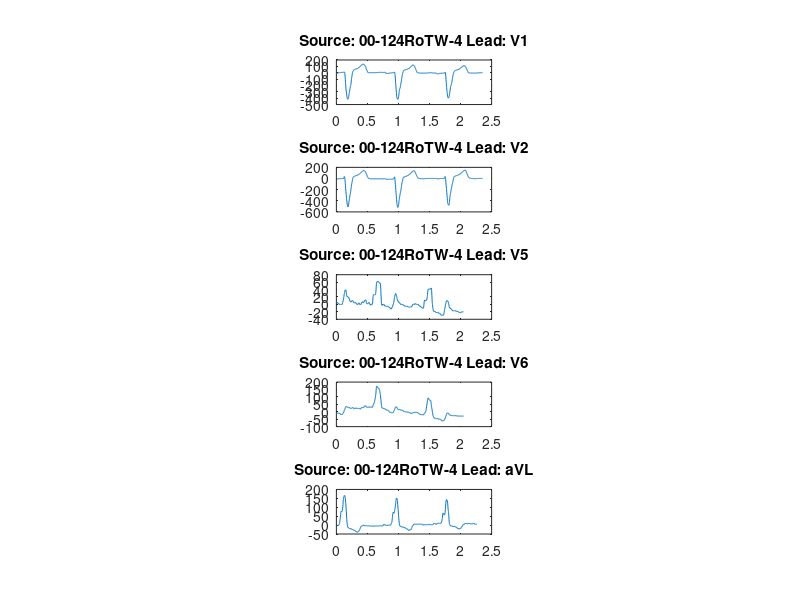

MATLAB code to generate this figure:
V1_00 = [-11 -11 -11 -11 -11 -9 -9 -9 -9 -9 -9 -8 -8 -8 -6 -6 -4 -3 -3 -1 0 0 1 1 1 1 1 1 1 1 1 1 1 1 1 3 3 3 3 3 5 5 5 5 5 5 5 5 5 5 5 5 6 6 6 6 6 6 6 6 8 8 10 11 13 11 8 0 -13 -31 -53 -78 -106 -136 -167 -195 -223 -249 -270 -289 -305 -319 -332 -347 -362 -376 -388 -398 -404 -409 -411 -413 -414 -414 -414 -413 -408 -401 -389 -374 -361 -347 -336 -326 -316 -307 -297 -285 -272 -259 -245 -234 -223 -215 -208 -202 -192 -180 -165 -146 -128 -110 -95 -81 -70 -58 -46 -33 -19 -8 0 8 13 18 22 25 30 33 38 42 45 47 48 48 48 48 48 50 50 52 52 53 55 55 57 58 58 60 60 60 62 62 62 62 62 63 63 63 65 65 65 65 67 67 67 68 72 73 77 80 82 83 85 85 85 85 87 88 92 94 97 100 102 102 102 102 104 105 107 110 114 117 120 122 124 124 125 125 125 127 130 132 134 135 137 137 137 135 134 132 130 129 129 127 125 124 122 119 114 110 107 104 100 99 97 94 90 85 78 72 63 57 52 47 43 42 37 33 27 22 17 11 8 5 5 5 3 3 3 3 1 1 1 1 1 1 1 0 0 0 0 0 0 0 1 1 1 1 1 1 1 1 1 1 1 1 1 1 1 1 1 1 1 1 1 1 1 1 0 0 0 0 0 0 1 1 1 1 1 1 1 1 1 1 1 1 1 1 1 1 1 1 3 3 3 3 3 3 3 3 3 3 3 3 5 5 5 5 5 5 5 5 5 5 5 5 5 5 5 5 5 5 5 5 5 5 6 6 6 6 6 6 6 6 6 6 6 6 5 5 5 5 5 5 5 3 3 3 5 5 5 5 5 6 6 6 6 6 6 6 6 6 6 6 5 3 1 -1 -3 -6 -9 -11 -13 -13 -13 -13 -13 -13 -11 -11 -11 -11 -11 -11 -11 -11 -11 -11 -11 -9 -9 -9 -8 -8 -8 -8 -6 -6 -6 -6 -6 -6 -6 -6 -6 -6 -6 -6 -4 -4 -4 -4 -4 -4 -3 -3 -1 -1 0 0 0 0 0 0 0 0 0 1 1 1 3 3 5 5 6 8 10 10 10 8 1 -9 -26 -46 -71 -100 -128 -157 -185 -213 -239 -264 -287 -311 -331 -351 -369 -382 -394 -401 -408 -411 -414 -416 -418 -418 -416 -413 -408 -401 -391 -377 -362 -347 -329 -312 -295 -282 -270 -260 -255 -250 -245 -240 -234 -223 -212 -200 -187 -175 -163 -152 -140 -130 -118 -105 -93 -80 -66 -54 -44 -36 -29 -21 -11 -3 6 13 20 25 28 32 33 37 38 40 42 42 42 42 42 43 43 43 45 45 47 47 47 48 48 48 48 48 48 48 50 50 52 53 55 57 58 60 60 62 62 62 62 62 63 63 63 65 65 67 70 72 75 77 80 80 82 82 83 85 87 88 92 95 97 100 102 102 104 104 104 105 109 112 114 117 120 122 122 122 122 122 122 122 120 120 119 117 115 112 109 105 104 100 97 94 88 83 78 73 68 63 60 55 52 47 42 37 32 27 22 17 13 10 6 5 3 3 3 3 1 1 0 -1 -3 -4 -4 -4 -4 -4 -4 -4 -4 -4 -4 -4 -4 -4 -6 -6 -6 -6 -6 -6 -6 -6 -8 -8 -8 -8 -8 -6 -6 -6 -6 -6 -6 -6 -6 -6 -6 -6 -6 -6 -6 -6 -6 -6 -6 -6 -6 -6 -6 -6 -6 -6 -6 -6 -6 -6 -6 -6 -6 -6 -6 -6 -6 -6 -6 -6 -6 -6 -6 -6 -6 -4 -4 -4 -4 -4 -4 -4 -3 -3 -1 -1 0 0 0 0 0 0 0 0 0 0 0 0 0 0 0 0 0 0 0 0 0 0 0 0 0 -1 -1 -1 -1 -3 -3 -3 -3 -4 -4 -4 -4 -4 -4 -4 -4 -4 -4 -4 -4 -4 -4 -4 -4 -4 -4 -4 -4 -4 -3 -3 -3 -4 -4 -6 -6 -8 -9 -11 -13 -13 -14 -16 -16 -16 -18 -18 -18 -18 -18 -18 -18 -18 -18 -18 -18 -16 -16 -16 -14 -14 -13 -13 -11 -11 -11 -11 -9 -9 -9 -9 -9 -9 -9 -9 -9 -9 -9 -9 -9 -9 -8 -8 -8 -8 -8 -8 -8 -8 -8 -8 -8 -8 -6 -6 -6 -6 -6 -6 -6 -6 -6 -6 -4 -3 -1 1 5 8 8 3 -4 -18 -36 -59 -85 -111 -140 -165 -190 -213 -235 -257 -277 -295 -314 -332 -349 -364 -376 -386 -391 -394 -394 -396 -396 -394 -394 -393 -388 -381 -371 -361 -349 -337 -326 -312 -299 -285 -270 -255 -240 -229 -218 -208 -202 -197 -193 -188 -182 -173 -165 -153 -141 -130 -118 -106 -95 -83 -73 -64 -54 -44 -34 -24 -14 -4 1 6 10 11 13 17 20 23 25 28 30 32 33 33 35 35 37 37 38 40 40 42 42 42 42 42 42 43 43 45 45 47 47 48 48 48 48 48 48 50 50 50 52 53 55 58 60 62 63 65 65 65 67 67 68 70 72 75 77 80 82 82 83 83 83 85 85 87 90 92 94 97 99 100 102 104 104 105 107 107 109 109 109 110 110 110 110 110 110 110 109 107 105 104 100 95 92 88 85 82 80 77 72 68 63 58 53 50 45 40 37 32 28 23 20 15 11 6 5 1 0 0 -1 -1 -1 -3 -3 -3 -4 -4 -4 -4 -4 -4 -6 -6 -6 -6 -6 -6 -6 -6 -6 -6 -6 -6 -6 -6 -6 -6 -6 -6 -6 -6 -6 -6 -6 -6 -6 -6 -6 -6 -6 -6 -6 -6 -6 -6 -6 -6 -6 -6 -6 -6 -6 -6 -6 -6 -6 -6 -6 -6 -6 -4 -4 -4 -4 -4 -4 -4 -4 -4 -4 -3 -3 -3 -3 -3 -3 -3 -3 -3 -3 -1 -1 -1 0 0 0 0 0 0 0 0 0 0 1 1 1 1 1 1 1 1 1 1 1 1 1 1 1 1 1 1]
V2_00 = [-11 -11 -11 -11 -11 -11 -11 -11 -9 -9 -9 -8 -8 -8 -6 -6 -4 -4 -4 -3 -3 -3 -3 -3 -3 -3 -3 -3 -3 -3 -3 -3 -3 -3 -3 -3 -3 -3 -3 -3 -3 -1 -1 -1 -1 -1 -1 -1 -1 -1 -1 0 0 0 0 0 0 1 3 6 11 18 23 30 33 33 30 20 5 -16 -41 -68 -96 -126 -155 -183 -210 -237 -262 -287 -312 -336 -359 -382 -404 -424 -443 -461 -475 -488 -496 -503 -506 -508 -508 -505 -498 -488 -476 -459 -443 -426 -408 -393 -376 -361 -346 -331 -316 -302 -292 -282 -272 -262 -249 -234 -218 -202 -183 -165 -148 -131 -115 -101 -90 -80 -70 -58 -46 -33 -21 -8 1 10 15 20 23 27 30 32 33 35 35 37 38 38 40 42 42 43 45 45 47 47 47 48 48 50 50 52 53 53 53 55 55 55 55 55 57 57 58 60 62 63 65 67 67 68 70 72 72 73 75 77 80 82 83 85 88 88 90 92 92 93 97 99 102 104 107 109 110 112 114 115 119 122 124 127 129 130 132 134 135 137 139 142 142 144 144 144 144 144 144 144 142 140 137 135 134 132 130 129 127 125 124 119 114 109 102 97 90 85 80 75 70 63 57 48 42 37 32 28 25 22 18 15 11 8 5 1 0 0 -1 -1 -1 -1 -3 -3 -3 -3 -3 -4 -4 -4 -4 -4 -4 -6 -6 -6 -6 -6 -6 -6 -6 -6 -6 -6 -6 -6 -6 -6 -6 -6 -6 -6 -6 -6 -6 -6 -6 -6 -6 -6 -6 -6 -8 -8 -6 -6 -6 -6 -6 -6 -6 -6 -6 -6 -6 -6 -6 -6 -6 -6 -6 -6 -6 -6 -6 -6 -6 -6 -6 -6 -6 -6 -6 -6 -6 -6 -6 -6 -6 -6 -6 -6 -6 -4 -4 -4 -4 -4 -4 -4 -4 -4 -4 -6 -6 -6 -6 -6 -6 -6 -6 -6 -6 -6 -8 -8 -8 -8 -8 -8 -8 -8 -8 -8 -6 -6 -6 -6 -6 -6 -4 -4 -4 -6 -6 -6 -6 -6 -6 -6 -8 -8 -8 -9 -9 -9 -11 -11 -13 -13 -13 -14 -14 -14 -14 -16 -16 -16 -16 -16 -16 -16 -16 -14 -14 -13 -13 -13 -13 -13 -13 -13 -13 -13 -13 -13 -13 -13 -13 -13 -13 -13 -13 -13 -13 -14 -14 -14 -14 -13 -13 -13 -13 -13 -13 -13 -11 -11 -11 -11 -11 -11 -11 -11 -11 -11 -11 -9 -6 -1 5 13 20 27 28 25 13 -3 -24 -51 -80 -108 -136 -165 -193 -220 -247 -274 -300 -327 -354 -379 -404 -428 -449 -468 -483 -496 -506 -513 -518 -518 -518 -513 -508 -498 -486 -471 -454 -434 -414 -394 -376 -359 -342 -331 -319 -307 -295 -284 -270 -257 -245 -235 -225 -215 -205 -192 -178 -160 -141 -123 -106 -93 -81 -73 -65 -56 -46 -36 -24 -13 -3 5 11 15 17 18 20 22 25 27 28 30 30 30 30 32 32 33 33 35 35 35 37 37 37 37 37 38 40 42 43 45 47 47 48 50 50 52 52 53 53 55 57 58 58 60 63 65 67 67 68 70 72 73 75 78 80 83 85 88 90 90 92 93 97 99 102 105 107 110 112 114 115 117 119 122 124 127 129 132 134 135 137 137 137 139 139 139 139 137 137 137 137 135 134 130 127 120 114 107 99 93 88 85 82 80 77 72 67 60 53 47 42 38 35 32 28 25 22 17 13 10 6 5 3 3 1 1 1 0 0 0 -1 -1 -1 -1 -1 -1 -3 -3 -3 -3 -3 -4 -4 -4 -4 -4 -4 -4 -4 -4 -4 -4 -4 -4 -4 -4 -4 -4 -4 -4 -4 -4 -4 -4 -4 -4 -4 -3 -3 -3 -3 -3 -3 -3 -3 -3 -3 -3 -3 -3 -3 -3 -3 -1 -1 -1 -1 -1 -1 -1 -1 -1 -1 0 0 0 0 0 0 0 0 0 0 0 1 1 1 1 1 1 1 1 1 1 1 1 1 1 1 1 1 1 1 1 1 1 1 1 1 1 1 1 1 1 1 1 1 1 1 1 1 1 1 1 1 1 1 1 1 1 1 1 1 1 1 1 1 1 1 1 1 1 1 1 0 0 0 -1 -1 -3 -3 -4 -4 -4 -6 -6 -6 -6 -6 -8 -8 -8 -6 -6 -6 -6 -6 -4 -4 -3 -3 -1 -1 -1 -1 -1 -1 -1 -1 -1 0 0 0 0 0 0 0 0 0 0 0 0 0 0 0 0 0 0 0 1 1 1 1 1 1 1 1 1 0 0 0 1 6 11 18 25 30 35 33 28 18 1 -19 -44 -71 -100 -126 -153 -178 -203 -227 -252 -279 -306 -334 -362 -391 -414 -434 -449 -459 -465 -466 -468 -470 -473 -476 -480 -480 -476 -466 -451 -431 -409 -386 -362 -342 -322 -307 -292 -280 -269 -257 -244 -232 -218 -205 -193 -183 -172 -160 -148 -136 -123 -111 -100 -91 -83 -75 -66 -58 -46 -34 -21 -9 0 10 17 22 27 28 30 32 33 35 37 37 38 40 42 43 45 47 48 50 50 50 50 52 52 52 52 52 53 53 55 55 57 57 58 58 60 60 62 63 65 67 68 70 70 72 72 73 75 75 77 78 80 82 83 85 87 88 88 90 92 95 99 100 104 105 107 109 110 110 112 114 115 119 122 124 127 129 130 134 135 137 140 142 144 145 145 145 147 147 147 147 149 149 149 149 147 144 140 137 134 129 125 120 115 110 105 99 92 85 78 72 67 62 55 50 47 42 37 32 28 25 20 18 17 15 13 13 11 11 11 10 10 10 8 6 6 5 5 3 3 1 1 1 1 0 0 0 0 0 0 0 0 0 0 -1 -1 -1 -1 -1 -1 -1 -1 -1 -3 -3 -3 -3 -3 -3 -3 -3 -3 -3 -3 -3 -3 -3 -3 -3 -3 -3 -3 -3 -1 -1 -1 -1 -1 -1 0 0 0 0 0 0 0 0 0 0 0 0 0 0 0 0 0 0 0 0 0 1 1 1 1 1 1 1 1 1 1 1 1 1 1 1 1 1 1 1 1 1 1 1 1]
V6_00 = [-9 -9 -8 -8 -8 -8 -8 -8 -8 -8 -8 -8 -9 -9 -9 -9 -9 -9 -11 -11 -11 -11 -11 -11 -11 -11 -11 -11 -11 -11 -13 -14 -16 -16 -18 -18 -18 -18 -18 -18 -18 -18 -18 -18 -18 -18 -18 -18 -18 -16 -14 -13 -11 -9 -9 -8 -8 -6 -4 -3 -1 1 5 8 10 11 13 15 16 20 21 25 28 30 31 33 35 35 35 35 35 35 35 33 33 33 33 31 31 31 31 30 30 30 30 30 30 30 28 28 28 28 28 28 28 28 28 28 28 26 26 25 23 23 23 23 23 23 23 23 23 25 25 25 26 26 26 26 26 26 28 28 28 28 28 26 26 26 25 25 23 23 23 23 21 21 21 21 21 23 23 23 25 25 26 26 26 26 25 25 25 23 23 23 23 23 23 23 23 23 23 23 23 23 23 23 23 23 23 23 23 23 23 23 23 23 23 23 21 21 20 18 18 18 18 18 20 21 23 25 26 28 28 28 28 28 28 28 28 28 28 28 28 28 28 28 28 28 28 28 30 31 31 33 35 36 38 38 40 40 40 40 40 40 40 40 40 40 38 38 36 35 35 33 33 31 31 31 30 30 30 30 30 30 30 30 30 30 31 31 31 31 33 33 33 33 33 33 33 31 31 31 31 31 31 31 31 31 31 31 31 31 31 31 31 31 33 33 33 31 31 31 33 35 36 41 45 48 52 53 53 53 55 55 58 60 63 68 72 77 82 85 88 93 97 102 107 115 123 134 145 155 164 169 172 172 172 170 169 169 167 165 165 164 162 160 160 159 159 159 159 157 157 155 154 152 150 147 145 142 137 134 127 122 115 108 100 92 83 75 67 58 50 43 36 31 28 26 26 25 25 25 25 25 25 23 23 23 23 23 23 21 21 21 21 21 21 21 20 20 20 20 18 18 16 16 15 15 13 13 13 13 13 13 11 11 11 11 11 11 11 11 11 10 10 10 10 10 10 10 8 8 6 5 3 1 0 -1 -3 -3 -3 -3 -3 -3 -4 -4 -4 -4 -4 -4 -6 -6 -6 -6 -6 -6 -6 -6 -6 -6 -6 -6 -6 -6 -6 -6 -6 -6 -4 -3 -1 0 3 5 6 10 11 13 15 16 18 20 23 25 26 28 30 31 33 33 33 33 33 31 31 31 31 30 30 28 26 23 21 20 18 16 16 15 15 15 15 15 15 15 15 15 15 15 15 15 15 15 15 13 13 13 13 13 13 11 11 11 11 11 11 11 11 11 11 11 10 10 10 10 10 10 10 8 6 6 5 3 1 1 1 1 1 1 0 0 0 0 0 0 0 0 0 0 0 0 0 0 -1 -1 -1 -1 -1 -1 -1 -1 -3 -3 -3 -3 -3 -3 -3 -3 -3 -3 -3 -3 -4 -4 -4 -4 -4 -4 -6 -6 -6 -6 -8 -8 -8 -8 -8 -8 -8 -9 -9 -9 -11 -11 -11 -11 -11 -9 -9 -9 -8 -8 -8 -8 -8 -8 -8 -6 -6 -6 -6 -6 -6 -6 -6 -6 -6 -4 -4 -4 -4 -4 -4 -4 -4 -4 -4 -4 -4 -4 -4 -4 -4 -4 -4 -4 -4 -4 -4 -4 -4 -4 -6 -6 -6 -8 -8 -8 -9 -9 -9 -9 -11 -11 -11 -13 -13 -14 -14 -16 -16 -16 -16 -16 -18 -18 -18 -18 -18 -19 -19 -19 -19 -19 -19 -19 -19 -19 -19 -19 -19 -19 -21 -21 -21 -21 -21 -21 -21 -21 -21 -19 -19 -19 -18 -16 -14 -13 -11 -9 -8 -8 -8 -8 -6 -6 -4 -3 -1 0 3 6 10 15 21 26 33 40 45 52 55 60 67 72 77 82 87 90 92 93 93 92 92 90 87 85 83 82 80 80 78 78 78 77 77 77 77 77 77 75 73 68 63 55 48 41 35 30 26 21 18 13 6 1 -4 -9 -16 -21 -24 -26 -29 -31 -35 -36 -38 -40 -41 -41 -41 -41 -41 -41 -41 -43 -43 -43 -45 -45 -45 -45 -46 -46 -46 -46 -46 -46 -46 -46 -46 -46 -46 -46 -46 -46 -46 -46 -46 -48 -48 -48 -48 -48 -48 -48 -48 -48 -48 -48 -50 -50 -50 -50 -50 -50 -50 -50 -51 -51 -51 -51 -51 -51 -53 -53 -55 -56 -58 -60 -60 -61 -61 -61 -61 -61 -61 -61 -61 -61 -61 -61 -61 -61 -61 -60 -60 -58 -58 -56 -55 -53 -51 -50 -50 -48 -48 -46 -45 -41 -40 -36 -35 -31 -29 -28 -24 -21 -18 -16 -13 -11 -11 -9 -9 -9 -9 -9 -9 -9 -9 -9 -9 -9 -9 -9 -11 -13 -14 -16 -18 -19 -21 -21 -21 -21 -21 -23 -23 -23 -23 -24 -24 -24 -24 -24 -24 -24 -24 -24 -24 -26 -26 -26 -26 -26 -26 -26 -26 -26 -26 -26 -26 -26 -26 -26 -26 -26 -26 -26 -26 -26 -26 -26 -26 -26 -26 -26 -26 -26 -26 -26 -26 -26 -26 -26 -26 -28 -28 -28 -28 -28 -28 -28 -28 -28 -28 -28 -28 -28 -28 -28 -29 -29 -29 -29 -29 -29 -29 -29 -29 -29 -29 -29 -29 -29 -29 -29 -29 -29 -29 -29 -29 -29 -29 -29 -29 -29 -29 -29 -29 -29 -29 -29 -29 -29 -29 -29 -29 -29 -29 -29 -29 -29 -29 -29 -29]
V5_00 = [5 5 5 5 5 5 5 5 5 5 5 4 4 2 2 2 2 2 2 2 2 2 2 0 0 0 0 0 0 0 0 0 0 0 0 0 0 0 0 0 0 0 0 0 0 0 0 0 2 2 4 5 7 9 10 12 12 14 15 19 21 22 26 27 29 31 32 34 36 37 39 39 39 39 39 39 39 39 37 34 32 29 27 24 22 22 22 21 21 21 21 21 21 21 21 19 19 19 19 19 17 17 17 15 15 14 14 12 10 10 9 9 9 7 7 7 7 7 7 7 7 7 9 9 9 10 10 10 10 10 10 10 10 10 9 9 7 7 7 5 5 5 5 4 4 4 4 4 4 5 5 5 5 5 5 5 4 4 4 4 2 2 2 2 2 0 0 0 0 0 0 0 0 0 0 2 2 2 2 2 4 4 4 4 2 2 2 0 0 0 0 0 0 0 0 0 0 0 0 0 2 2 4 4 5 5 5 5 7 7 7 7 7 7 7 5 5 5 5 5 5 7 7 7 9 9 10 10 10 12 12 12 12 12 12 12 12 12 10 10 9 7 5 4 4 2 2 2 2 2 2 2 2 2 2 2 4 4 4 4 5 5 5 5 5 5 4 4 2 0 0 0 0 0 0 -2 -2 -2 -2 0 0 0 0 0 0 0 0 0 0 0 2 4 7 10 15 19 22 24 26 26 26 26 26 26 26 26 26 26 26 26 26 26 26 26 26 27 29 31 34 39 44 49 54 57 59 59 61 61 61 61 61 61 62 62 62 62 62 62 62 62 61 61 61 59 59 57 57 57 57 57 57 57 57 57 56 52 49 44 37 29 21 14 7 2 0 0 -2 -2 0 0 -2 -2 -2 -2 -2 0 0 0 0 0 0 0 0 0 0 -2 -2 -2 -4 -4 -4 -4 -4 -4 -4 -4 -4 -4 -5 -5 -5 -5 -5 -5 -5 -5 -5 -5 -5 -5 -5 -5 -5 -5 -5 -5 -5 -5 -7 -7 -7 -7 -7 -7 -7 -7 -7 -9 -9 -9 -9 -10 -10 -10 -10 -10 -12 -12 -12 -12 -12 -12 -12 -12 -12 -10 -10 -9 -9 -7 -7 -5 -5 -4 -4 -2 -2 0 0 0 2 4 5 7 10 12 15 17 19 21 22 24 24 26 27 27 29 29 29 29 27 27 26 24 24 22 21 19 17 15 14 12 12 10 10 9 9 9 9 7 7 7 7 5 5 5 5 5 4 4 4 4 2 2 2 2 0 0 0 0 0 0 0 0 0 0 0 0 0 0 0 0 0 0 0 0 0 0 -2 -2 -2 -2 -2 -2 -2 -4 -4 -4 -4 -4 -4 -5 -5 -5 -5 -5 -5 -5 -5 -5 -5 -5 -5 -5 -5 -5 -5 -5 -5 -5 -5 -5 -5 -5 -5 -7 -7 -7 -7 -7 -7 -7 -7 -7 -7 -7 -7 -7 -7 -7 -7 -7 -7 -7 -7 -7 -7 -7 -7 -7 -7 -7 -7 -7 -7 -7 -5 -5 -5 -4 -4 -4 -2 -2 0 0 0 0 0 0 0 0 0 0 0 0 0 0 0 0 2 2 2 2 2 2 2 2 2 2 0 0 0 0 0 0 0 0 0 0 0 0 0 0 0 0 0 0 0 0 0 0 -2 -2 -2 -2 -2 -4 -4 -4 -4 -4 -5 -5 -5 -5 -5 -5 -7 -7 -7 -7 -7 -7 -7 -7 -7 -9 -9 -9 -10 -10 -10 -10 -10 -10 -10 -10 -10 -10 -10 -10 -9 -7 -4 0 4 7 9 10 12 12 10 10 10 10 10 10 10 10 10 10 10 12 12 12 12 14 14 14 15 19 21 24 27 32 36 37 39 41 41 41 41 41 41 41 41 41 41 41 41 41 41 42 42 42 42 42 42 42 42 42 44 44 44 42 41 37 31 24 17 10 5 2 0 -4 -7 -9 -12 -14 -15 -17 -17 -17 -17 -19 -19 -19 -19 -19 -19 -19 -19 -19 -20 -20 -20 -20 -20 -20 -20 -20 -22 -22 -22 -22 -22 -22 -22 -22 -22 -22 -22 -22 -22 -22 -22 -22 -22 -22 -22 -22 -22 -22 -24 -24 -24 -24 -24 -24 -24 -24 -24 -25 -25 -25 -25 -25 -27 -27 -27 -27 -29 -29 -29 -29 -29 -29 -29 -29 -29 -29 -29 -29 -29 -29 -29 -29 -29 -29 -29 -29 -29 -29 -27 -27 -25 -22 -20 -19 -17 -15 -14 -12 -10 -9 -7 -4 -2 0 0 2 4 5 7 7 9 9 10 10 10 10 10 10 10 10 9 9 9 9 7 7 5 4 2 0 -2 -4 -5 -7 -9 -9 -9 -9 -9 -10 -10 -10 -10 -12 -12 -12 -12 -12 -12 -12 -12 -12 -14 -14 -14 -15 -15 -15 -17 -17 -17 -17 -17 -17 -17 -17 -17 -17 -17 -17 -17 -17 -17 -17 -17 -17 -17 -17 -17 -17 -17 -17 -17 -17 -17 -17 -17 -17 -17 -19 -19 -19 -19 -19 -19 -19 -19 -19 -19 -19 -19 -19 -19 -19 -19 -20 -20 -20 -20 -20 -20 -20 -22 -22 -22 -22 -22 -22 -22 -22 -22 -22 -22 -22 -22 -22 -22 -22 -22 -22 -20 -20 -20 -20 -20 -20 -20 -20 -20 -20 -20 -20 -20 -20 -20 -20 -20 -20 -20]
aVL_00= [-2 -2 -2 -2 -2 -2 -2 -2 -2 -2 -2 -2 -2 -2 -2 -2 -2 -2 0 0 0 2 4 7 9 10 14 17 21 26 31 37 44 52 59 66 71 74 77 79 79 79 77 77 77 77 77 79 81 84 89 96 104 114 126 136 144 151 154 158 159 161 163 164 166 166 166 166 163 159 156 151 146 141 134 128 119 109 97 86 74 62 51 41 31 22 14 5 0 -4 -9 -10 -12 -12 -12 -14 -14 -14 -15 -15 -17 -17 -17 -19 -19 -19 -19 -19 -20 -20 -20 -20 -20 -20 -20 -20 -20 -20 -20 -20 -22 -22 -22 -24 -24 -24 -24 -24 -24 -24 -25 -25 -25 -25 -25 -25 -25 -27 -27 -27 -29 -29 -29 -29 -30 -30 -30 -30 -30 -32 -32 -32 -34 -34 -35 -35 -35 -37 -37 -37 -37 -39 -39 -39 -39 -39 -39 -39 -39 -39 -39 -39 -39 -39 -39 -37 -37 -37 -35 -35 -34 -34 -32 -30 -30 -29 -27 -27 -25 -24 -22 -20 -17 -15 -14 -12 -10 -10 -10 -9 -9 -7 -7 -5 -4 -4 -4 -4 -4 -4 -4 -4 -4 -4 -2 -2 -2 0 0 0 0 0 0 0 -2 -2 -2 -4 -4 -4 -4 -4 -4 -4 -4 -4 -4 -4 -4 -4 -4 -4 -4 -4 -4 -4 -4 -4 -4 -4 -4 -4 -4 -4 -4 -4 -4 -4 -4 -4 -4 -4 -5 -5 -5 -5 -5 -5 -5 -5 -5 -5 -5 -5 -5 -5 -5 -5 -5 -5 -5 -5 -5 -5 -5 -5 -5 -5 -5 -5 -5 -5 -5 -5 -5 -7 -7 -7 -7 -5 -5 -5 -5 -5 -5 -5 -5 -5 -5 -5 -5 -5 -5 -5 -5 -5 -5 -5 -5 -5 -5 -5 -5 -5 -5 -5 -5 -5 -5 -5 -5 -5 -5 -5 -5 -5 -5 -5 -5 -5 -5 -5 -5 -4 -4 -4 -4 -4 -4 -4 -4 -4 -4 -4 -4 -4 -4 -4 -4 -5 -5 -5 -5 -5 -5 -5 -5 -5 -5 -5 -5 -5 -4 -4 -4 -4 -2 -2 0 0 2 2 4 4 4 4 2 2 2 2 0 0 0 0 0 0 0 0 0 0 0 -2 -2 -2 -2 -2 -2 -2 -2 -2 -2 -2 -2 0 0 0 0 0 0 0 0 0 0 0 0 0 0 0 0 0 0 0 0 0 0 0 0 0 2 4 5 7 9 10 12 14 15 19 24 29 36 42 49 56 61 66 69 72 72 71 71 69 67 67 67 67 69 72 76 81 84 89 94 97 103 108 114 119 126 133 138 143 146 149 151 151 151 151 149 148 144 139 133 124 116 106 96 87 79 69 61 52 42 34 26 17 10 5 0 -2 -4 -5 -5 -5 -5 -5 -5 -5 -7 -7 -7 -9 -9 -9 -9 -9 -10 -10 -10 -10 -10 -10 -10 -10 -10 -12 -12 -12 -12 -12 -12 -12 -12 -12 -12 -12 -12 -14 -14 -14 -15 -15 -15 -15 -15 -15 -15 -17 -17 -19 -19 -19 -20 -20 -20 -20 -20 -22 -22 -22 -22 -22 -24 -24 -24 -25 -25 -27 -27 -27 -29 -29 -29 -29 -29 -29 -29 -29 -29 -29 -29 -27 -27 -27 -27 -27 -25 -25 -25 -25 -24 -24 -24 -24 -22 -20 -19 -17 -14 -10 -9 -7 -5 -5 -4 -4 -4 -2 -2 0 0 2 4 4 5 5 5 5 5 5 5 5 5 5 5 5 5 5 5 5 5 5 5 5 5 5 5 5 5 5 5 5 5 5 5 5 5 5 5 5 5 5 5 5 5 5 5 5 5 5 5 5 5 5 5 5 5 5 5 5 5 5 5 5 5 5 5 5 5 5 4 4 4 4 4 2 2 2 0 0 0 0 0 0 2 2 2 2 2 2 2 2 2 2 2 2 2 2 2 2 2 2 2 2 2 2 2 2 2 2 2 2 2 2 2 2 2 2 2 2 2 2 4 4 4 4 4 4 4 4 4 4 2 2 2 2 2 2 2 2 2 2 2 2 2 2 2 2 2 2 2 2 2 2 2 2 2 2 4 4 5 5 7 7 9 9 9 9 9 9 9 9 9 9 9 9 9 9 7 7 5 4 4 4 4 4 4 5 7 7 9 10 10 10 10 10 10 10 10 10 10 10 10 10 10 10 10 10 10 10 10 10 10 10 10 10 10 10 10 10 10 10 10 12 12 14 15 19 21 22 26 29 32 37 44 51 57 62 66 67 67 66 64 62 61 59 59 59 59 57 57 59 61 62 66 71 77 86 94 103 113 121 129 136 139 141 143 141 141 141 139 139 139 138 134 129 123 114 104 96 87 82 76 71 64 54 44 32 22 14 9 5 4 2 2 0 0 0 -2 -4 -4 -5 -5 -5 -5 -5 -5 -5 -5 -5 -5 -5 -5 -5 -5 -7 -7 -7 -7 -7 -7 -9 -9 -9 -7 -7 -7 -7 -7 -7 -7 -7 -9 -9 -9 -9 -10 -10 -10 -10 -10 -10 -10 -10 -10 -12 -12 -12 -14 -14 -14 -15 -15 -17 -17 -19 -19 -19 -20 -20 -20 -20 -20 -20 -20 -20 -20 -20 -22 -22 -22 -22 -22 -20 -20 -20 -20 -19 -19 -19 -19 -19 -17 -17 -15 -14 -12 -12 -10 -9 -9 -7 -7 -5 -5 -4 -2 0 0 0 2 2 4 4 4 4 4 4 4 5 5 5 5 7 7 7 9 9 9 9 9 9 9 9 9 10 10 10 10 9 9 9 9 7 7 7 7 7 7 7 7 7 9 9 9 9 10 10 10 10 10 10 10 9 9 9 7 7 7 7 7 7 7 7 7 7 7 7 7 7 7 7 7 7 7 7 7 7 7 7 9 9 9 9 9 9 9 9 9 9 7 7 7 5 5 5 5 5 5 5 5 5 5 5 5 5 5 5 5 5 5 5]

fs = 500
tm1 = 0:1/fs:(length(V1_00)/fs)-1/fs
tm2 = 0:1/fs:(length(V2_00)/fs)-1/fs
tm5 = 0:1/fs:(length(V5_00)/fs)-1/fs
tm6 = 0:1/fs:(length(V6_00)/fs)-1/fs
tmaVL = 0:1/fs:(length(aVL_00)/fs)-1/fs

subplot(5,3,2)
plot(tm1,V1_00)
title('Source: 00-124RoTW-4 Lead: V1')

subplot(5,3,5)
plot(tm2,V2_00)
title('Source: 00-124RoTW-4 Lead: V2')

subplot(5,3,8)
plot(tm5,V5_00)
title('Source: 00-124RoTW-4 Lead: V5')

subplot(5,3,11)
plot(tm6,V6_00)
title('Source: 00-124RoTW-4 Lead: V6')

subplot(5,3,14)
plot(tmaVL,aVL_00)
title('Source: 00-124RoTW-4 Lead: aVL')


